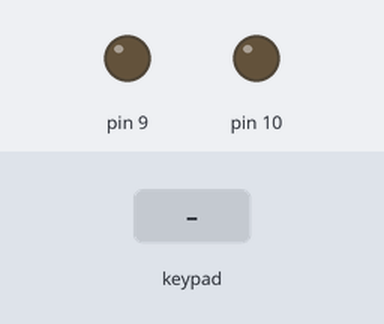
The sketch below on a simulated Arduino Uno, built with avr-gcc and run on an emulated ATmega328P. Parts: output pins drawn as LEDs (lit = HIGH). The test bench sets the inputs (shaded band).

Above: at 1.2 s.
1.3 s: key '0' pressed
At 1.37 s:
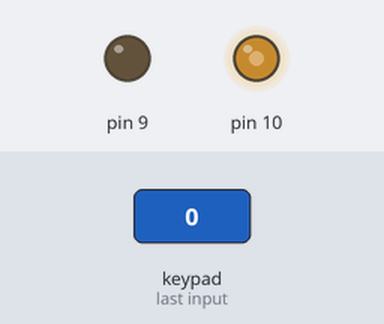
2.9 s: keypad keys 1 2 pressed 0.4 s apart
At 2.97 s:
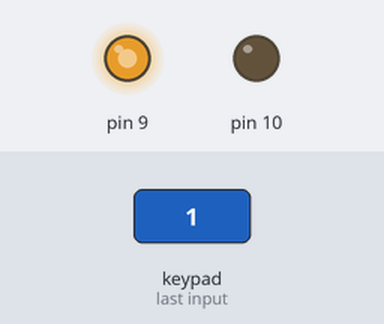
Timing chart, 0 to 5.9 s (numbered marks = the images above; inputs shaded):
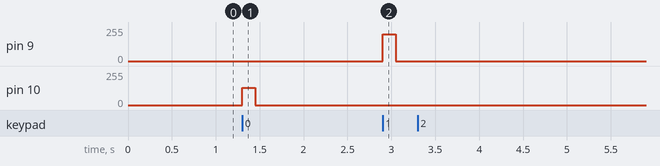

The sketch:

HU3910_OneModule_Test_1_Soloff.ino
```cpp
#include <PWM.h>
#include <Adafruit_MPR121.h>

int stringE2 = 10;  // pin for the low E string
int stringE4 = 9;

Adafruit_MPR121 touch = Adafruit_MPR121();


void setup()
{
  //initialize all timers except for 0, to save time keeping functions
  InitTimersSafe();

  touch.begin(0x5A);
  touch.setThreshholds(35, 20);

}

void loop()
{
  // // check if the E2 string button is pressed
  // switch(touch.touched()) {
  //   case
  // }

  // E2 string
  if (touch.touched() & (1 << 0)) {
    if (touch.touched() & (1 << 11)) { // 5th fret
      SetPinFrequencySafe(stringE2, 110);
      pwmWrite(stringE2, 128);

    } else if (touch.touched() & (1 << 10)) { // 4th fret
      SetPinFrequencySafe(stringE2, 104);
      pwmWrite(stringE2, 128);

    } else if (touch.touched() & (1 << 9)) { // 3rd fret
      SetPinFrequencySafe(stringE2, 98);
      pwmWrite(stringE2, 128);

    } else if (touch.touched() & (1 << 8)) { // 2nd fret
      SetPinFrequencySafe(stringE2, 92);
      pwmWrite(stringE2, 128);

    } else if (touch.touched() & (1 << 7)) { // 1st fret
      SetPinFrequencySafe(stringE2, 87);
      pwmWrite(stringE2, 128);

    } else { // open
      SetPinFrequencySafe(stringE2, 82);
      pwmWrite(stringE2, 128);

    }

  } else {
    pwmWrite(stringE2, 0);
  }


  // E4 string
  if (touch.touched() & (1 << 1)) {
    if (touch.touched() & (1 << 11)) { // 5th fret
      SetPinFrequencySafe(stringE4, 440);
      pwmWrite(stringE4, 200);

    } else if (touch.touched() & (1 << 10)) { // 4th fret
      SetPinFrequencySafe(stringE4, 415);
      pwmWrite(stringE4, 200);

    } else if (touch.touched() & (1 << 9)) { // 3rd fret
      SetPinFrequencySafe(stringE4, 392);
      pwmWrite(stringE4, 200);

    } else if (touch.touched() & (1 << 8)) { // 2nd fret
      SetPinFrequencySafe(stringE4, 370);
      pwmWrite(stringE4, 200);

    } else if (touch.touched() & (1 << 7)) { // 1st fret
      SetPinFrequencySafe(stringE4, 350);
      pwmWrite(stringE4, 200);

    } else { // open
      SetPinFrequencySafe(stringE4, 330);
      pwmWrite(stringE4, 200);

    }

  } else {
    pwmWrite(stringE4, 0);
  }

}
```

Measured:
- after the input at 1.3 s, pin 10: 0/255 → 128/255 at once, → 0/255 0.15 s later
- after the input at 2.9 s, pin 9: 0/255 → 200/255 at once, → 0/255 0.15 s later
